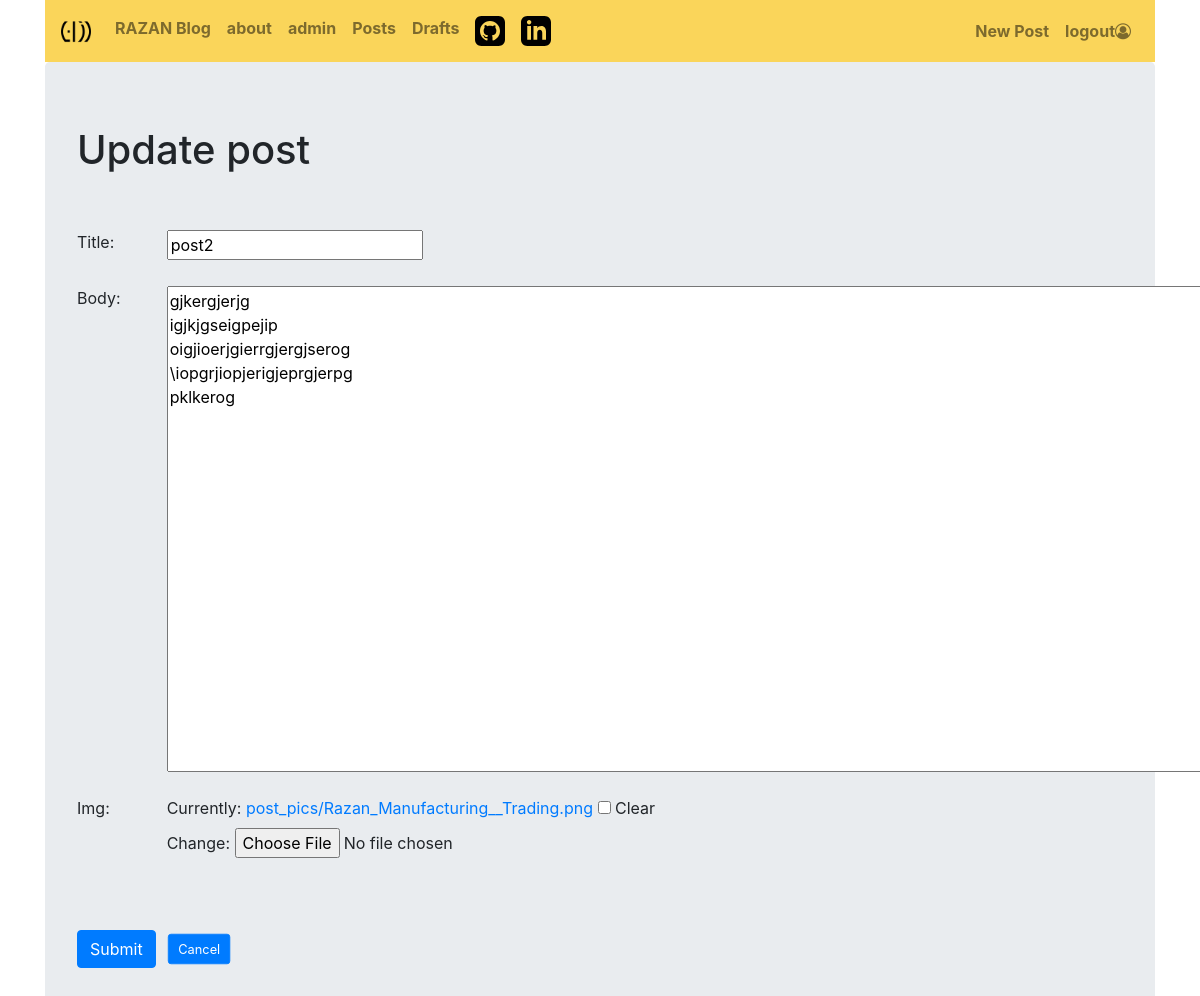
The app's page /blog/post_edit/2/ (signed in) with its own data.
### blog/models.py (models this page shows, shortened)
class Post(models.Model):
    title  = models.CharField(max_length=200)
    img    = models.ImageField(upload_to='post_pics', blank=True)
    body   = models.TextField()
    auther = models.ForeignKey(User, on_delete=models.CASCADE)
    created_at = models.DateField(auto_now_add=True)
    published_at =models.DateField(blank=True,null=True)

### blog/views.py (the view)
# urls.py: path('post_edit/<int:pk>/',views.PostUpdateView.as_view(),name='post_edit'),
class PostUpdateView(LoginRequiredMixin,UpdateView):
    login_url = '/accounts/login/'
    model      = Post
    form_class = PostForm
    template_name = "post_form.html"

### blog/forms.py
class PostForm(forms.ModelForm):
    class Meta:
        model  = Post
        fields = ("title","body","img")
        widgets = {
            'title':forms.TextInput(attrs={'class':'editable'}),
            'body':forms.Textarea(attrs={'class':'editable medium-editor-textarea','cols': 100, 'rows': 20}),
        }

### blog/templates/post_form.html (shortened to what this page needs)
{% extends 'base.html' %}
{% block body_block %}
<div class="jumbotron">
        {% if  not form.instance.pk %}
            <h1>Create new post</h1>
        {% else %}
            <h1>Update post</h1>
        {% endif %}
    <br><br>
    <form method="POST" enctype="multipart/form-data">{% csrf_token %}
        {% for field in form %}
            <div class="row">
                <div class="col-md-1">
                    {{ field.label_tag }}
                </div>
                <div class="col-md-10 pull-left">
                    {{ field }}
                </div>
            </div>
            <br>
        {% endfor %}
        <br><br>
        <input type="submit" class="btn btn-primary sm-btn" value="Submit">
        {% if not form.instance.pk %}
            <a class="btn btn-primary" href="{% url 'blog:posts' %}" role="button">Cancel</a>
        {% else %}
            <a class="btn btn-primary" href="{% url 'blog:post_detail' post.pk %}" role="button">Cancel</a>
        {% endif %}
    </form>
</div>
{% endblock body_block %}

### blog/static/css/btn.css (style rules this page uses)
a.btn { -webkit-transform: scale(0.8); -moz-transform: scale(0.8); -o-transform: scale(0.8); -webkit-transition-duration: 0.5s; -moz-transition-duration: 0.5s; -o-transition-duration: 0.5s; }

### records on screen
Post: form "post2" "gjkergjerjg igjkjgseigpejip oigjioerjgierrgjergjserog \\iopgrjiopjerigjeprgjerpg pklkerog"

### other values on screen
{{ field.label_tag }} "Title:" "Body:" "Img:"
